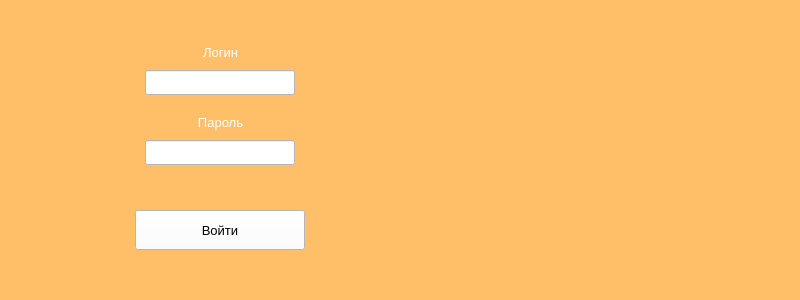
<?xml version="1.0" encoding="UTF-8"?>
<ui version="4.0">
 <class>MainWindow</class>
 <widget class="QMainWindow" name="MainWindow">
  <property name="geometry">
   <rect>
    <x>0</x>
    <y>0</y>
    <width>800</width>
    <height>300</height>
   </rect>
  </property>
  <property name="windowTitle">
   <string>MainWindow</string>
  </property>
  <property name="styleSheet">
   <string notr="true">background-color: #ffbe68</string>
  </property>
  <property name="animated">
   <bool>false</bool>
  </property>
  <widget class="QWidget" name="centralwidget">
   <widget class="QLineEdit" name="lineEdit">
    <property name="geometry">
     <rect>
      <x>145</x>
      <y>70</y>
      <width>150</width>
      <height>25</height>
     </rect>
    </property>
    <property name="styleSheet">
     <string notr="true">background-color: #FFF</string>
    </property>
    <property name="text">
     <string/>
    </property>
    <property name="dragEnabled">
     <bool>false</bool>
    </property>
    <property name="placeholderText">
     <string/>
    </property>
   </widget>
   <widget class="QLineEdit" name="lineEdit_2">
    <property name="geometry">
     <rect>
      <x>145</x>
      <y>140</y>
      <width>150</width>
      <height>25</height>
     </rect>
    </property>
    <property name="styleSheet">
     <string notr="true">background-color: #FFF</string>
    </property>
   </widget>
   <widget class="QPushButton" name="pushButton">
    <property name="geometry">
     <rect>
      <x>135</x>
      <y>210</y>
      <width>170</width>
      <height>40</height>
     </rect>
    </property>
    <property name="font">
     <font>
      <pointsize>10</pointsize>
     </font>
    </property>
    <property name="styleSheet">
     <string notr="true">background-color: white;</string>
    </property>
    <property name="text">
     <string>Войти</string>
    </property>
   </widget>
   <widget class="QLabel" name="label">
    <property name="geometry">
     <rect>
      <x>150</x>
      <y>40</y>
      <width>141</width>
      <height>25</height>
     </rect>
    </property>
    <property name="font">
     <font>
      <pointsize>10</pointsize>
     </font>
    </property>
    <property name="styleSheet">
     <string notr="true">color: white</string>
    </property>
    <property name="text">
     <string>Логин</string>
    </property>
    <property name="alignment">
     <set>Qt::AlignCenter</set>
    </property>
   </widget>
   <widget class="QLabel" name="label_2">
    <property name="geometry">
     <rect>
      <x>150</x>
      <y>110</y>
      <width>141</width>
      <height>25</height>
     </rect>
    </property>
    <property name="font">
     <font>
      <pointsize>10</pointsize>
     </font>
    </property>
    <property name="styleSheet">
     <string notr="true">color: white</string>
    </property>
    <property name="text">
     <string>Пароль</string>
    </property>
    <property name="alignment">
     <set>Qt::AlignCenter</set>
    </property>
   </widget>
  </widget>
 </widget>
 <resources/>
 <connections/>
</ui>
